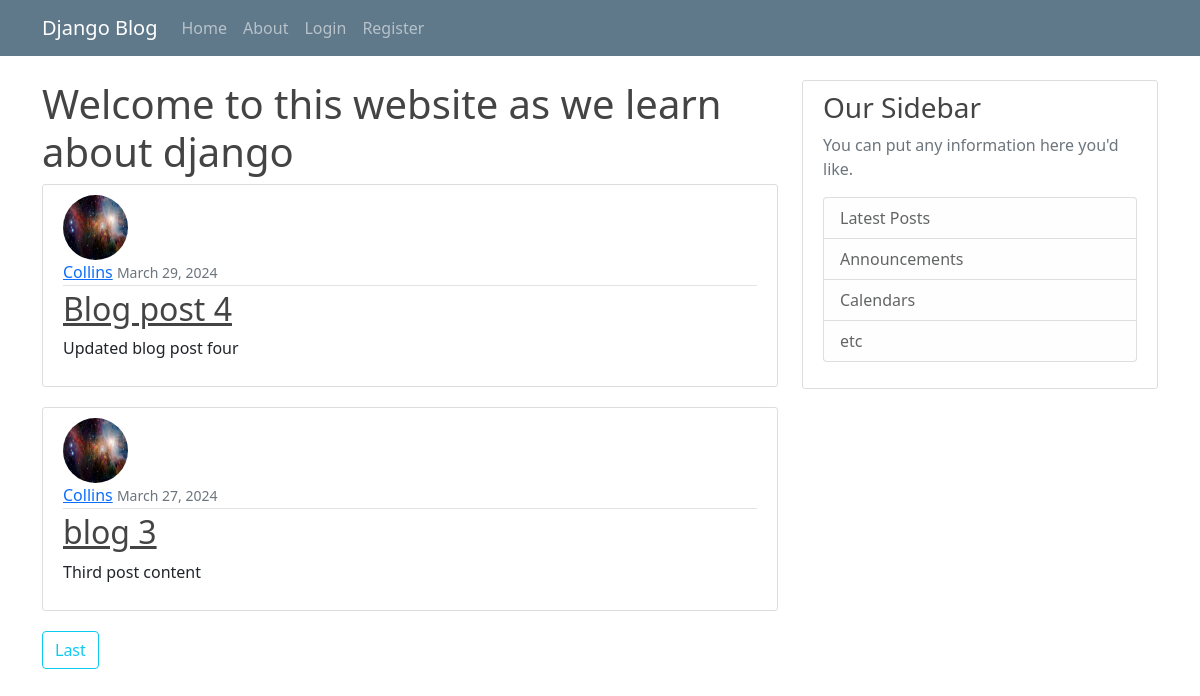
/, run on an earlier commit of the app's database.
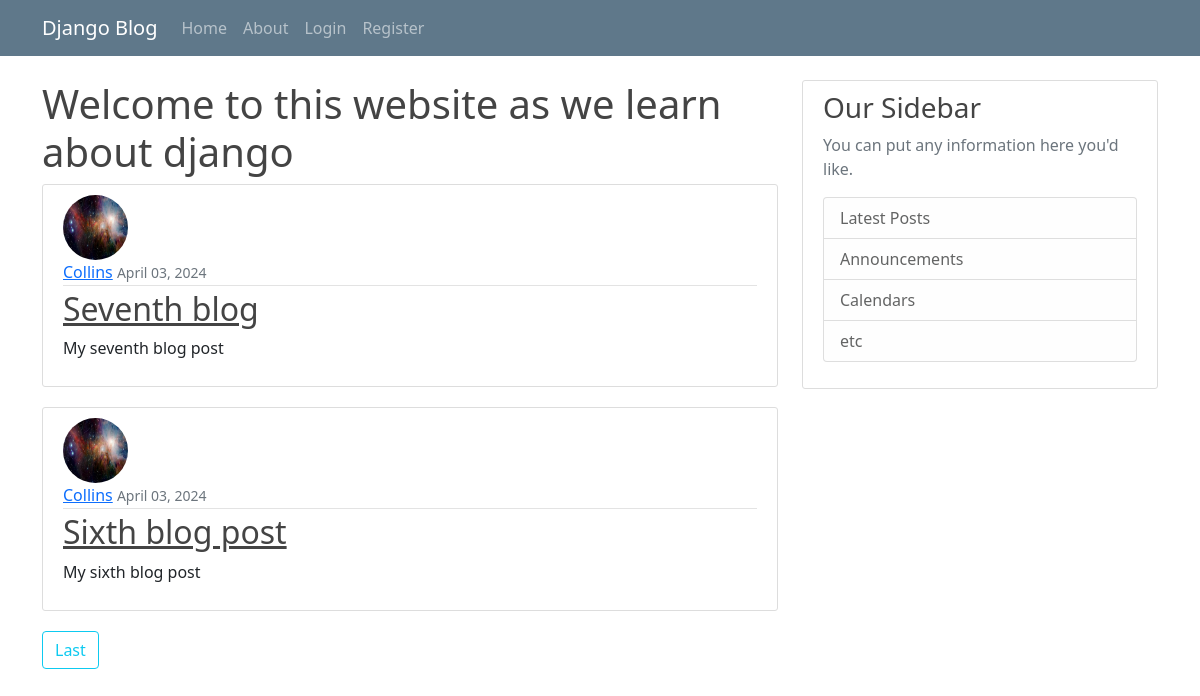
And on a later commit of the database.
### blog/models.py (models this page shows, shortened)
class Post(models.Model):
    title = models.CharField(max_length=100)
    content = models.TextField()
    date_posted = models.DateTimeField(default=timezone.now)
    author = models.ForeignKey(User, on_delete=models.CASCADE)

### users/models.py (models this page shows, shortened)
class Profile(models.Model):
    user = models.OneToOneField(User, on_delete=models.CASCADE)
    image = models.ImageField(default='default.jpg', upload_to='profile_pics')

### blog/views.py (the view)
# urls.py: path('', PostListView.as_view(), name="blog-home"),
class PostListView(ListView):
    model = Post
    template_name = 'blog/home.html'
    context_object_name = 'posts'
    ordering = ['-date_posted']
    paginate_by = 2

### blog/Templates/blog/home.html (shortened to what this page needs)
{% extends "blog/base.html" %}
{% block content %}
<h1>Welcome to this website as we learn about django</h1>
{% for post in posts %}
  <article class="media content-section">
    <img class="rounded-circle article-img" src="{{ post.author.profile.image.url}}" alt="">
    <div class="media-body">
      <div class="article-metadata">
        <a class="mr-2" href="#">{{ post.author }}</a>
          <small class="text-muted">{{ post.date_posted|date:"F d, Y" }}</small>
      </div>
      <h2><a class="article-title" href="{% url "post-detail" post.id %}">{{ post.title }}</a></h2>
      <p class="article-content">{{ post.content }}</p>
    </div>
  </article>
{% endfor %}
{% if is_paginated %}
  {% if page_obj.has_next %}
    <a class= "btn btn-outline-info mb-4" href="?page={{page_obj.paginator.num_pages}}">Last</a>
  {% endif %}
{% endif %}
{% endblock content %}

What changed in the data, as far as the page shows it:
no longer on this page (row unchanged): Post: author.profile.image (picture), author "Collins", date_posted "March 29, 2024", title "Blog post 4", content "Updated blog post four"
no longer on this page (row unchanged): Post: author.profile.image (picture), author "Collins", date_posted "March 27, 2024", title "blog 3", content "Third post content"
added Post: author.profile.image (picture), author "Collins", date_posted "April 03, 2024", title "Seventh blog", content "My seventh blog post"
added Post: author.profile.image (picture), author "Collins", date_posted "April 03, 2024", title "Sixth blog post", content "My sixth blog post"
